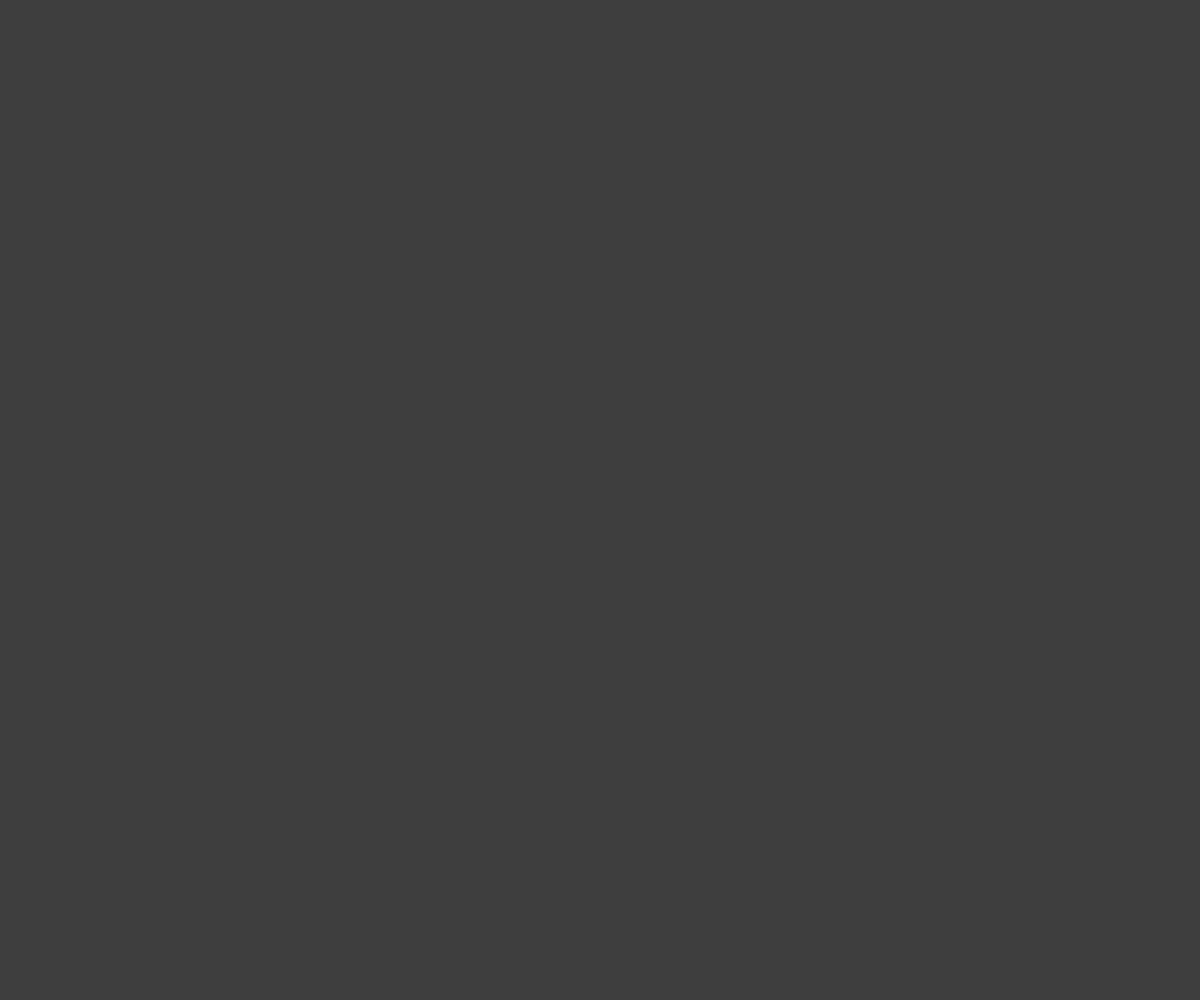
Frame 1 (no input)
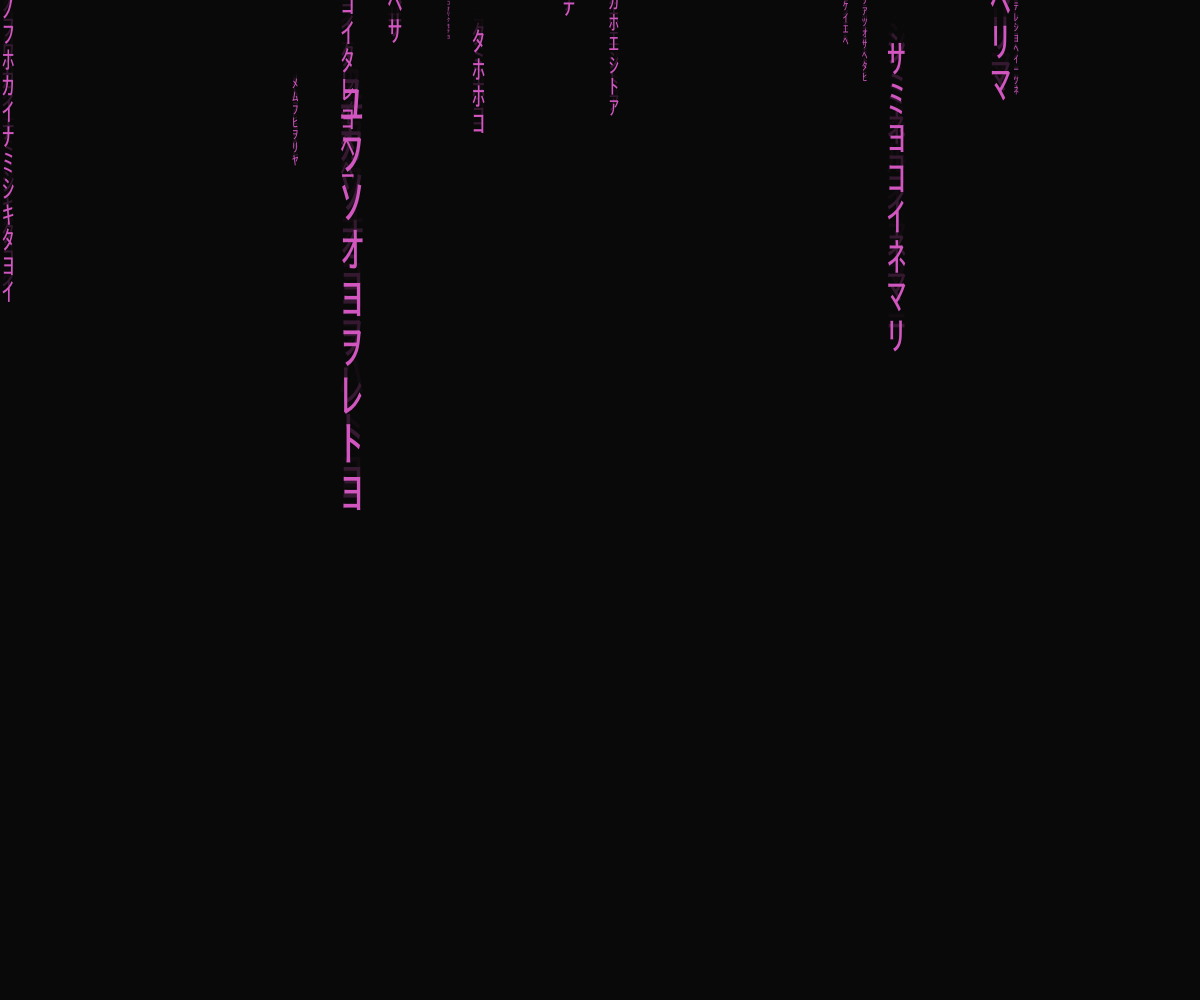
Frame 60 (no input)
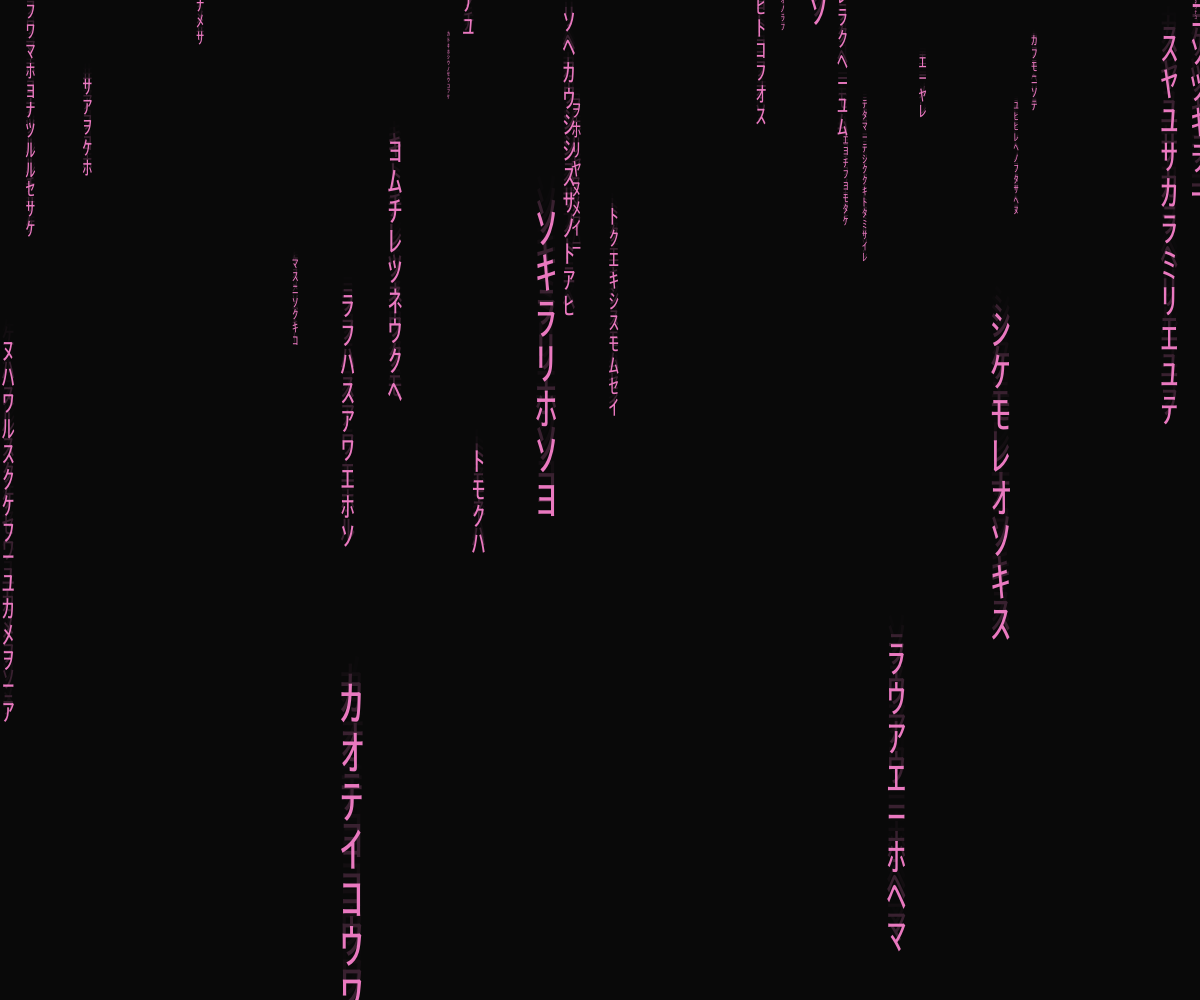
Frame 120 (the mouse pressed at the canvas centre since frame 60)

The p5.js sketch that drew these frames (run headless with seeded random() and noise() and a simulated clock; from frame 60 on, the mouse is pressed at the canvas centre):

// p5.js sketch
// ── sketch.js
const MINLENGTH = 3;
const MAXLENGTH = 15;
const MINTEXT = 5;
const MAXTEXT = 50

let r;
let g;
let b;
let rDes;
let gDes;
let bDes;

let characters = ['ﾊ', 'ﾐ',
                  'ﾋ', 'ｰ', 'ｳ',
                  'ｼ', 'ﾅ', 'ﾓ',
                  'ﾆ', 'ｻ', 'ﾜ',
                  'ﾂ', 'ｵ', 'ﾘ',
                  'ｱ', 'ﾎ', 'ﾃ',
                 'ﾏ', 'ｹ', 'ﾒ',
                 'ｴ', 'ｶ', 'ｷ',
                 'ﾑ', 'ﾕ', 'ﾗ',
                 'ｾ', 'ﾈ', 'ｽ',
                 'ﾀ', 'ﾇ', 'ﾍ',
                 'ｦ', 'ｲ', 'ｸ',
                 'ｺ', 'ｿ', 'ﾁ',
                 'ﾄ', 'ﾉ', 'ﾌ',
                 'ﾔ', 'ﾖ', 'ﾙ',
                 'ﾚ', 'ﾝ']



let strings = [];

function setup() {
  createCanvas(windowWidth, windowHeight);
  
  r = random(256);
  rDes = false;
  g = random(256);
  gDes = false;
  b = random(256);
  bDes = false;

  fill(r, g, b);
}

function draw() {
  background(10, 200); // adds motion blur effect
  
  for (let i = strings.length - 1; i >= 0; i--){
    strings[i].update()
    
    if (strings[i].y - (strings[i].length * strings[i].textSize) > height){
      strings.splice(i, 1);
    }
  }
  
  if (frameCount % 4 == 0){
    strings.push(new TextString());
  }
  
  updateColour();

}

class TextString{
  constructor(){
    this.x = random(width)
    this.y = 0;
    
    this.textSize = random(MINTEXT, MAXTEXT);
    this.length = random(MINLENGTH, MAXLENGTH)
    this.textSpeed = parseInt(this.textSize * random(0.2, 0.3))
    // console.log(this.textSpeed);
    
    this.characters = [];
    
    for (let i = 0; i < this.length; i++){
      this.characters.push(new Character())
    }
  }
  
  update(){
    textSize(this.textSize)

    for (let i = 0; i < this.characters.length; i++){


      text(this.characters[i].character, this.x, this.y - (i * this.textSize))
      // filter(BLUR, 2);
      // text(this.characters[i].character, this.x, this.y - (i * this.textSize))

      if (random(0, 10) < 1.5){
        this.characters[i].update()

      }
    }
    
    this.y += this.textSpeed;
    // console.log(this.textSpeed);
  }
}

class Character{
  constructor(){
    this.character = characters[parseInt(random(0, characters.length - 1))]
    
  }
  
  update(){
      this.character = characters[parseInt(random(0, characters.length - 1))]
  }
}

function updateColour(){
  
  let number = parseInt(random(2));
  
  if (number === 0){
    if (rDes){
      r--
      if (r < 0){
        r = 0;
        rDes = false;
      }
    }
    else{
      r++
      if (r > 255){
        r = 255;
        rDes = true;
      }
    }
  } else if (number === 1){
   if (gDes){
      g--
      if (g < 0){
        g = 0;
        gDes = false;
      }
    }
    else{
      g++
      if (g > 255){
        g = 255;
        gDes = true;
      }
    }
  } else if (number === 2){
    if (bDes){
      b--
      if (b < 0){
        b = 0;
        bDes = false;
      }
    }
    else{
      b++
      if (b > 255){
        b = 255;
        bDes = true;
      }
    }
  } else{
    console.log("somehow got here");
  }
    
  fill(r, g, b);
}
